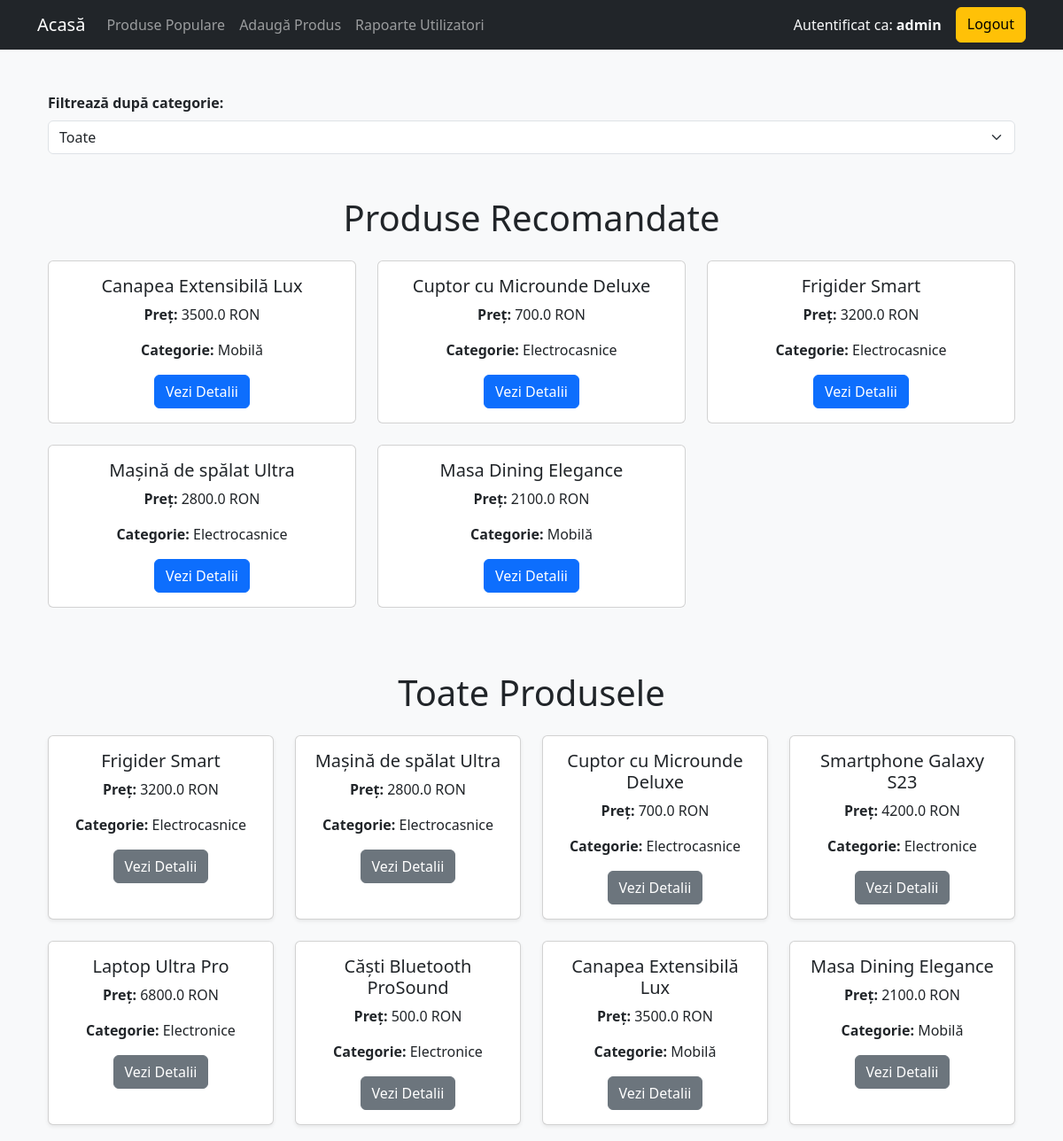
Page / (signed in, upper part) on the earlier database version.
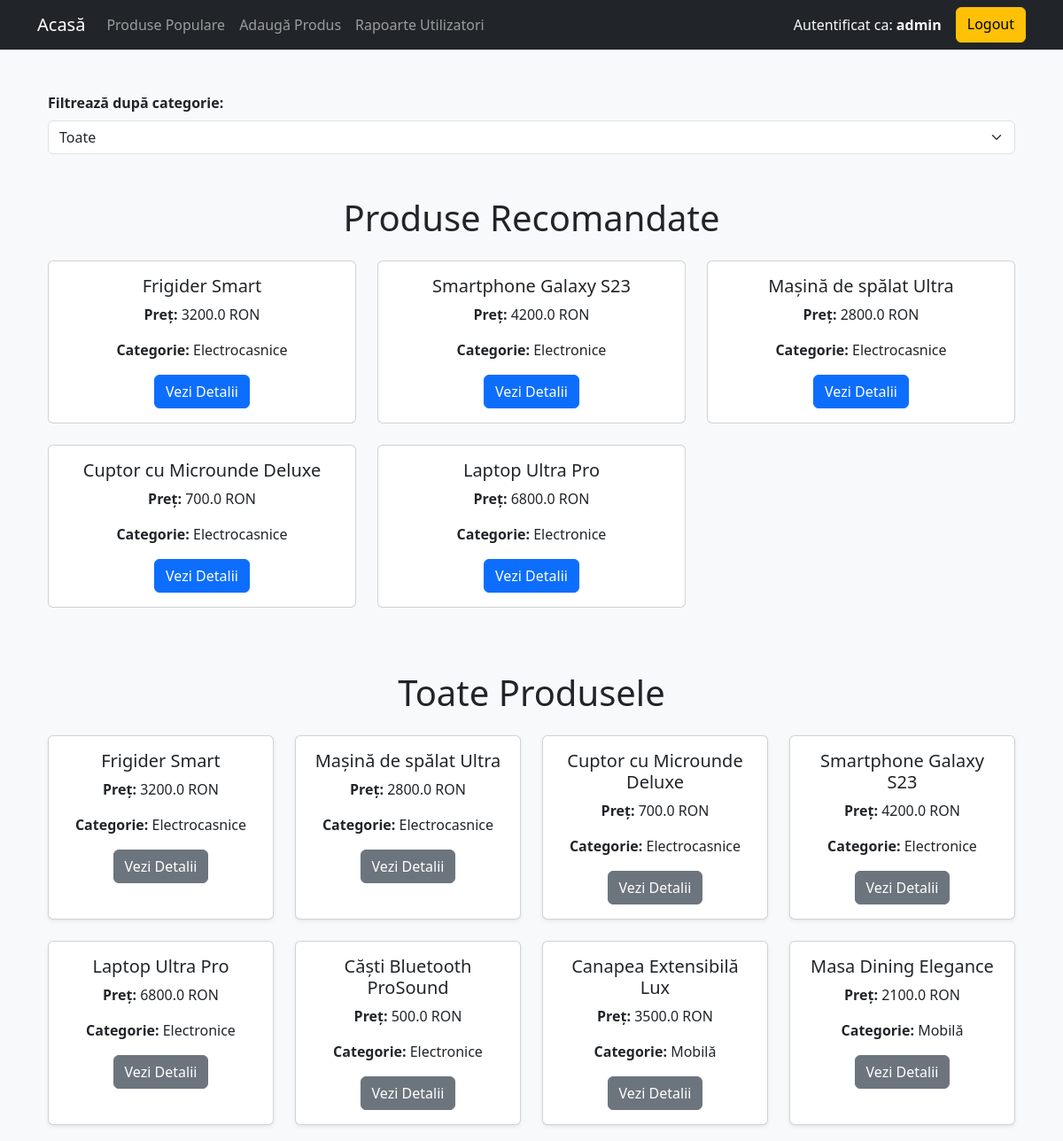
Same page on the later database version.
### models.py (models this page shows, shortened)
class Product(db.Model):
    id = db.Column(db.Integer, primary_key=True)
    name = db.Column(db.String(100))
    category = db.Column(db.String(50))
    price = db.Column(db.Float)
    description = db.Column(db.Text)
    views = db.Column(db.Integer, default=0)
    purchases = db.Column(db.Integer, default=0)

### app.py (the view)
@app.route("/")
@login_required
def home():
    produse = Product.query.all()
    produse_recomandate = get_recommended_products(session.get('user_id'))
    return render_template("index.html", produse=produse, produse_recomandate=produse_recomandate, user_role=session.get('role'))

### app.py (called while the page is built)
def login_required(f):
    @wraps(f)
    def decorated_function(*args, **kwargs):
        if "user_id" not in session:
            flash("Trebuie să fii autentificat pentru a accesa această pagină.")
            return redirect(url_for("login"))
        return f(*args, **kwargs)
    return decorated_function

### templates/index.html (shortened to what this page needs)
<!DOCTYPE html>
<html lang="ro">
<head>
    <link rel="stylesheet" href="https://cdn.jsdelivr.net/npm/bootstrap@5.3.0/dist/css/bootstrap.min.css">
</head>
<body class="bg-light">
    {% extends 'base.html' %}
{% block content %}
<div class="container mt-5">
    <label for="categoryFilter" class="form-label"><strong>Filtrează după categorie:</strong></label>
    <select class="form-select" id="categoryFilter" onchange="filterProducts()">
        <option value="Toate">Toate</option>
    </select>
</div>
<div class="container mt-5">
    <h1 class="text-center mb-4">Produse Recomandate</h1>
    <div class="row">
        {% for produs in produse_recomandate %}
        <div class="col-md-4 mb-4">
            <div class="card text-center h-100">
                <div class="card-body">
                    <h5 class="card-title">{{ produs.name }}</h5>
                    <p class="card-text"><strong>Preț:</strong> {{ produs.price }} RON</p>
                    <p class="card-text"><strong>Categorie:</strong> {{ produs.category }}</p>
                    <a href="{{ url_for('view_product', product_id=produs.id) }}" class="btn btn-primary">Vezi Detalii</a>
                </div>
            </div>
        </div>
        {% endfor %}
    </div>
</div>
<div class="container mt-5">
    <h1 class="text-center mb-4">Toate Produsele</h1>
    <div class="row">
        {% for produs in produse %}
        <div class="col-md-3 mb-4 product-card" data-category="{{ produs.category }}">
            <div class="card h-100 shadow-sm">
                <div class="card-body text-center">
                    <h5 class="card-title">{{ produs.name }}</h5>
                    <p class="card-text"><strong>Preț:</strong> {{ produs.price }} RON</p>
                    <p class="card-text"><strong>Categorie:</strong> {{ produs.category }}</p>
                    <a href="{{ url_for('view_product', product_id=produs.id) }}" class="btn btn-secondary">Vezi Detalii</a>
                </div>
            </div>
        </div>
        {% endfor %}
    </div>
</div>
{% endblock %}

Differences in the rows shown:
no longer on one of the page's lists (row edited): Product: name "Canapea Extensibilă Lux", price "3500.0", category "Mobilă"
no longer on one of the page's lists (row unchanged): Product: name "Masa Dining Elegance", price "2100.0", category "Mobilă"
now on one of the page's lists (row edited): Product: name "Smartphone Galaxy S23", price "4200.0", category "Electronice"
changed Product "Cuptor cu Microunde Deluxe": moves down the list
now on one of the page's lists (row edited): Product: name "Laptop Ultra Pro", price "6800.0", category "Electronice"
